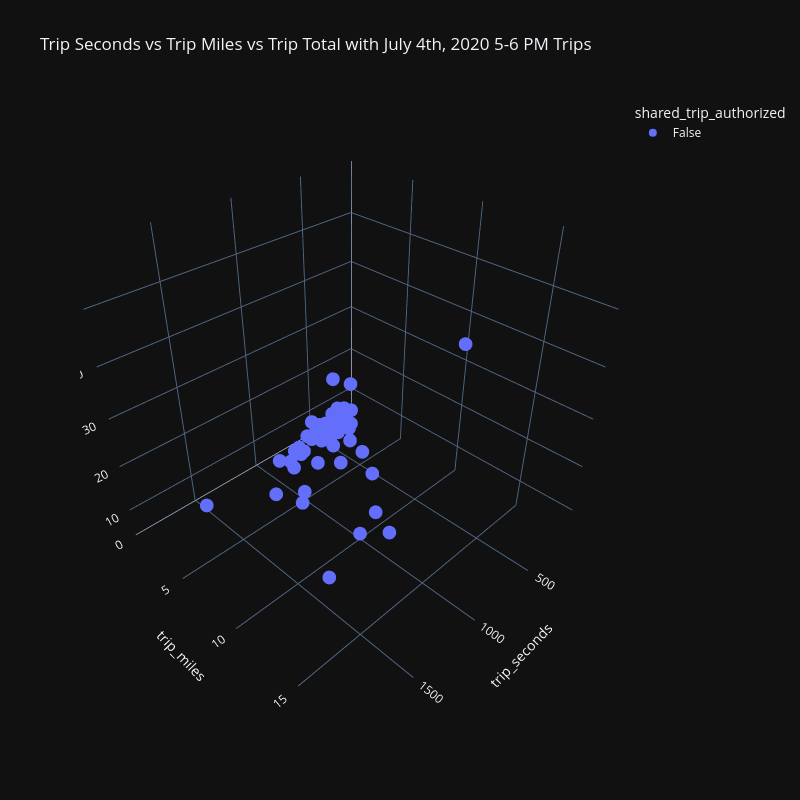

This figure's notebook cell:
### Markdown cell above
▶️ Run the code cell below to repeat the previous deliverable with trips **in 2020**.

### Code cell
# DO NOT CHANGE THE CODE BELOW
fig = px.scatter_3d(
    df_july_fourth[df_july_fourth["year"] == 2020],
    title="Trip Seconds vs Trip Miles vs Trip Total with July 4th, 2020 5-6 PM Trips",
    x="trip_seconds",
    y="trip_miles",
    z="trip_total",
    color="shared_trip_authorized",
    template="plotly_dark",
    width=800,
    height=800,
)
fig.show()

### Figure 1 — Plotly figure (JSON) as saved in the notebook; plotly's stock layout.template omitted (floating-point values rounded to 4 significant figures)
{"data": [{"hovertemplate": "shared_trip_authorized=False<br>trip_seconds=%{x}<br>trip_miles=%{y}<br>trip_total=%{z}<extra></extra>", "legendgroup": "False", "marker": {"color": "#636efa", "symbol": "circle"}, "mode": "markers", "name": "False", "scene": "scene", "showlegend": true, "type": "scatter3d", "x": [821, 446, 1293, 884, 657, 337, 632, 834, 426, 420, 442, 341, 502, 434, 552, 556, 674, 635, 850, 1018, 1267, 591, 348, 1884, 552, 1698, 461, 603, 354, 1621, 765, 1046, 1363, 463, 636, 244, 340, 415, 1294, 468, 1216, 1591, 502, 420, 313, 1612, 935, 354, 688, 608, 1013, 364, 526, 615, 1324, 653, 663, 390, 143, 403, 1070, 396, 916, 915, 441, 728], "y": [5.8, 1.6, 7.8, 3.4, 2.3, 1.8, 3.1, 6.6, 1.9, 1.6, 2.2, 2.5, 2.2, 2.2, 4.6, 1.4, 3.2, 5.4, 3.3, 7.7, 18.2, 4.2, 1.5, 16.9, 3.4, 4.7, 2.3, 2.4, 2.1, 17.0, 4.1, 4.3, 9.1, 1.7, 3.6, 0.8, 1.2, 1.5, 8.5, 1.2, 5.4, 9.8, 2.0, 2.1, 1.1, 16.0, 5.6, 0.7, 2.3, 3.5, 5.6, 1.0, 1.8, 2.2, 15.2, 3.7, 6.8, 2.8, 0.5, 1.9, 4.9, 1.7, 10.1, 3.6, 1.5, 2.7], "z": [15.58, 8.08, 25.58, 10.58, 10.58, 10.58, 10.58, 13.08, 8.08, 8.08, 13.08, 8.08, 8.08, 12.08, 23.88, 8.08, 10.58, 13.08, 10.58, 25.58, 58.08, 13.58, 8.08, 30.58, 10.58, 15.58, 8.08, 10.58, 8.08, 36.58, 13.08, 13.08, 18.08, 8.08, 11.58, 8.08, 8.08, 18.88, 18.08, 8.08, 18.08, 25.58, 8.08, 8.08, 8.08, 30.58, 13.08, 8.08, 13.58, 13.08, 20.58, 8.08, 8.08, 11.58, 23.08, 10.58, 13.08, 8.08, 5.58, 8.08, 13.08, 8.08, 18.08, 13.08, 8.08, 10.58]}], "layout": {"height": 800, "legend": {"title": {"text": "shared_trip_authorized"}, "tracegroupgap": 0}, "scene": {"domain": {"x": [0, 1], "y": [0, 1]}, "xaxis": {"title": {"text": "trip_seconds"}}, "yaxis": {"title": {"text": "trip_miles"}}, "zaxis": {"title": {"text": "trip_total"}}}, "title": {"text": "Trip Seconds vs Trip Miles vs Trip Total with July 4th, 2020 5-6 PM Trips"}, "width": 800}}
